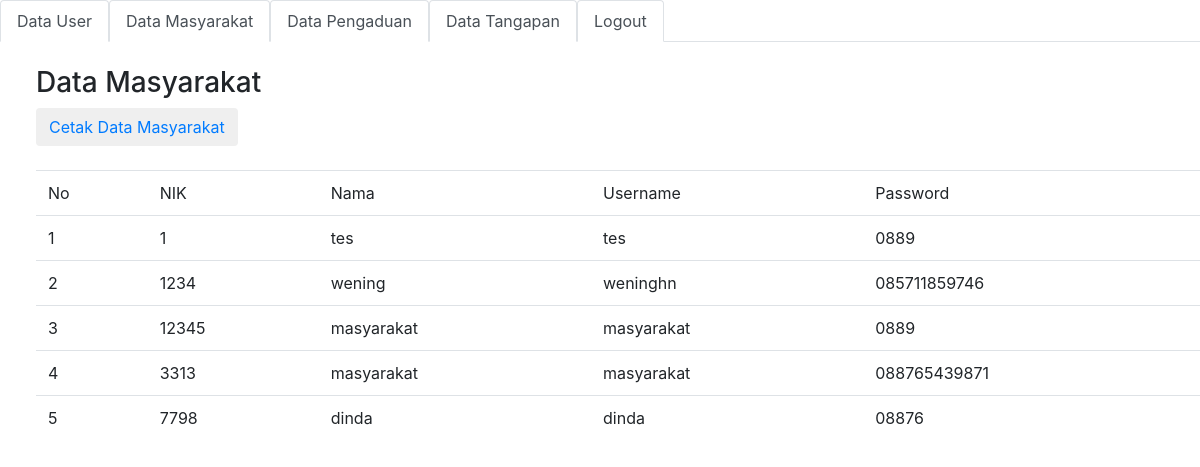
The app's page /admin/masyarakat.php with its own data.
### tables this page shows
CREATE TABLE `masyarakat` (
  `nik` char(16) NOT NULL,
  `nama` varchar(35) NOT NULL,
  `username` varchar(35) NOT NULL,
  `password` varchar(32) NOT NULL,
  `telp` varchar(13) NOT NULL
);

### admin/masyarakat.php (the view, shortened to what this page needs)
<?php
include '../admin/sidebar.php';
include '../koneksi.php';
?>
<!DOCTYPE html>
<html lang="en">
<head>
    <link rel="stylesheet" href="../assets/css/bootstrap.min.css">
</head>
<body>
    <div class="mt-4" style="margin-left: 3%;">
        <h3>Data Masyarakat</h3>
        <button class="btn btn-default"><a href="../admin/laporan_masyarakat.php">Cetak Data Masyarakat</a></button><br/><br/>
        <table class="table">
            <thead>
                <tr>
                    <td>No</td>
                    <td>NIK</td>
                    <td>Nama</td>
                    <td>Username</td>
                    <td>Password</td>
                </tr>
            </thead>
            <tbody>
                <?php
                $no = 1;
                $query = mysqli_query($koneksi, "SELECT * FROM masyarakat");
                while($data = mysqli_fetch_assoc($query))
                {
                    $nik = $data['nik'];
                    $nama = $data['nama'];
                    $user = $data['username'];
                    $telp = $data['telp'];
                ?>
                <tr>
                    <td><?= $no++ ?></td>
                    <td><?= $nik ?></td>
                    <td><?= $nama ?></td>
                    <td><?= $user ?></td>
                    <td><?= $telp ?></td>
                </tr>
                <?php
                }
                ?>
            </tbody>
        </table>
    </div>
</body>
</html>

### admin/sidebar.php
<ul class="nav nav-tabs justify-content">
    <li class="nav-item">
        <a href="../admin/user.php" class="nav-link active">Data User</a>
    </li>
    <li class="nav-item">
        <a href="../admin/masyarakat.php" class="nav-link active">Data Masyarakat</a>
    </li>
    <li class="nav-item">
        <a href="../admin/index.php" class="nav-link active">Data Pengaduan</a>
    </li>
    <li class="nav-item">
        <a href="../admin/data_tanggapan.php" class="nav-link active">Data Tangapan</a>
    </li>
    <li class="nav-item">
        <a href="../logout.php" class="nav-link active">Logout</a>
    </li>
</ul>

### records on screen
masyarakat: nik "1", nama "tes", username "tes", telp "0889"
masyarakat: nik "1234", nama "wening", username "weninghn", telp "085711859746"
masyarakat: nik "12345", nama "masyarakat", username "masyarakat", telp "0889"
masyarakat: nik "3313", nama "masyarakat", username "masyarakat", telp "088765439871"
masyarakat: nik "7798", nama "dinda", username "dinda", telp "08876"
